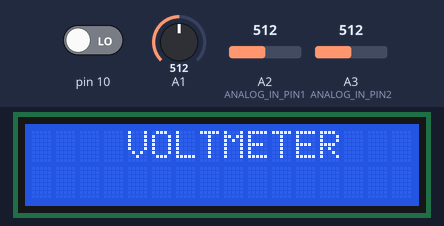
Bench run of a sketch on a simulated Arduino Uno, built with avr-gcc and run on an emulated ATmega328P. Shown: 16×2 character LCD. The test bench sets the inputs (shaded band); at power-on: pin 10 LOW, A3 (ANALOG_IN_PIN2) = 512, A2 (ANALOG_IN_PIN1) = 512, A1 = 512. What the sketch prints to the serial monitor is not drawn.

Above: at 2.2 s.
2.3 s: pin 10 driven HIGH
At 3.0 s:
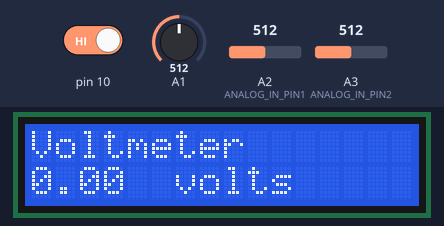
3.8 s: A3 (ANALOG_IN_PIN2) set to 523
At 4.7 s:
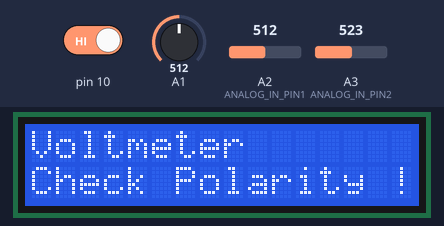
5.8 s: A2 (ANALOG_IN_PIN1) set to 534
At 7.6 s:
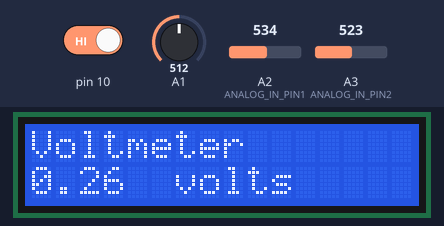
7.9 s: A3 (ANALOG_IN_PIN2) set to 511
At 9.2 s:
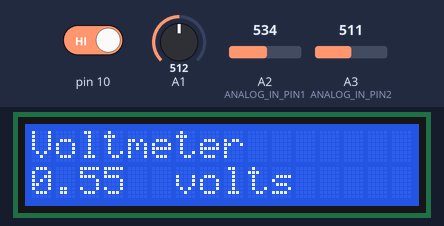
9.9 s: A2 (ANALOG_IN_PIN1) set to 716
At 10.8 s:
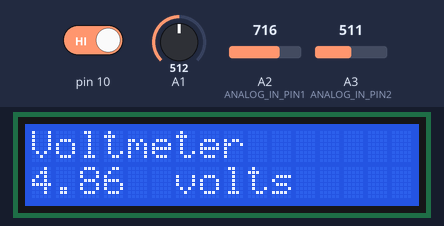
11.9 s: A2 (ANALOG_IN_PIN1) set to 900
At 13.6 s:
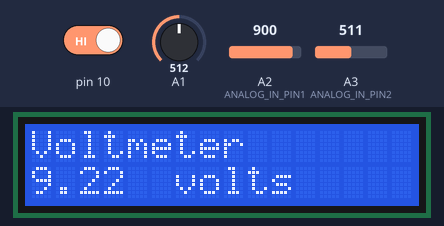
Timing chart, 0 to 15.0 s (numbered marks = the images above; inputs shaded):
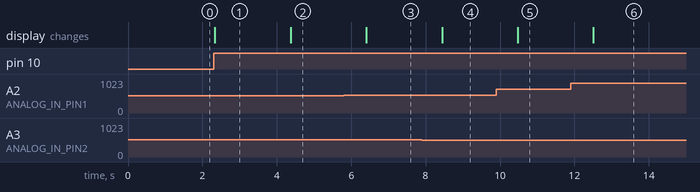

Measured:
- the behaviour switches between 512 and 513 on A3 (ANALOG_IN_PIN2) (found by bisection; images 1 and 2)
- the behaviour switches between 522 and 523 on A2 (ANALOG_IN_PIN1) (found by bisection; images 2 and 3)
- after the input at 2.3 s, the display: changes at once (image 1)
- after the input at 3.8 s, the display: changes after 0.57 s (image 2)
- after the input at 5.8 s, the display: changes after 0.61 s (image 3)
- after the input at 7.9 s, the display: changes after 0.54 s (image 4)
- after the input at 9.9 s, the display: changes after 0.58 s (image 5)
- after the input at 11.9 s, the display: changes after 0.61 s (image 6)

The sketch:

sketch_mar12a.ino
```cpp
#include <Wire.h>
#include <LiquidCrystal_I2C.h>

LiquidCrystal_I2C lcd(0x27,16,2);// Define analog input


#define ANALOG_IN_PIN1 A2
#define ANALOG_IN_PIN2 A3

// Floats for ADC voltage & Input voltage
float adc_voltage1 = 0.0;
float in_voltage1 = 0.0;
float adc_voltage2 = 0.0;
float in_voltage2 = 0.0;


// Floats for resistor values in divider (in ohms)
float R1_VM = 30000.0;
float R2_VM = 7500.0;

// Integer for ADC value
int adc_value1 = 0;
int adc_value2 = 0;

// Voltage difference
float voltage_diff = 0 ;

// Voltage reference
float Vref = 4.85 ;


void setup(){
  Serial.begin(9600);
  lcd.init();
  lcd.backlight();
  // Use external voltage reference
  //analogReference(EXTERNAL);

   // Setup Serial Monitor


   pinMode(10, INPUT);

   lcd.setCursor(4,0);
  lcd.print("VOLTMETER");
  delay(1000);
}

void loop(){
  if (digitalRead(10)==HIGH){
    Serial.println("voltmeter");

    //if (analogRead(A1) == HIGH) {
     // Serial.println("A1 is high");
      float dc = analogRead(A1) * Vref * 11 / 1023.0 ;
      lcd.setCursor(0,1);
    lcd.print(voltage_diff);
    lcd.setCursor(6,1);
    lcd.print("volts");
      Serial.print("Voltage = ");
      Serial.println(dc);
      //}
    //if (analogRead(A2) == HIGH && analogRead(A3) == HIGH) {
      Serial.println("A2 and A3 are high") ;
      voltmeter();
     // }

  delay(1000);
}}

void voltmeter(){
  // Read the Analog Input
   adc_value1 = analogRead(ANALOG_IN_PIN1);
   adc_value2 = analogRead(ANALOG_IN_PIN2);


   // Determine voltage at ADC input
   adc_voltage1  = (adc_value1 * Vref) / 1023.0;
   adc_voltage2  = (adc_value2 * Vref) / 1023.0;

   // Calculate voltage at divider input
   in_voltage1 = adc_voltage1 / (R2_VM/(R1_VM+R2_VM));
   in_voltage2 = adc_voltage2 / (R2_VM/(R1_VM+R2_VM));

   voltage_diff = in_voltage1 - in_voltage2 ;

   // Print results to Serial Monitor to 2 decimal places

  lcd.clear();
  lcd.setCursor(0,0);
  lcd.print("Voltmeter");
  if (voltage_diff<0.0) {
    lcd.setCursor(0,1);
    lcd.print("Check Polarity !");
   }
  else {
    lcd.setCursor(0,1);
    lcd.print(voltage_diff);
    lcd.setCursor(6,1);
    lcd.print("volts");
    Serial.print("Vol difference");
    Serial.println(voltage_diff);
  }

  delay(1000);
  }
```
